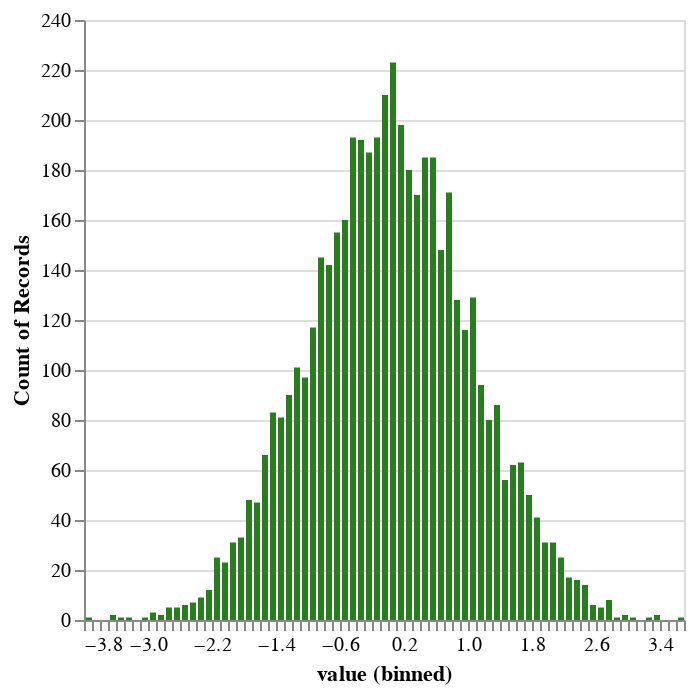

Source (notebook cell):
### Code cell
# Histograms work better here

normal_values = pd.DataFrame({"value": n.rvs(5000)})

alt.Chart(normal_values).mark_bar().encode(
    alt.X("value", bin=alt.Bin(maxbins=100)),
    y='count()',
    color=alt.value('#287E1E'),  # Aside: Note US spelling. Also try "hex codes": https://htmlcolorcodes.com/
)

### Figure 1 — Vega-Lite specification as saved in the notebook (floating-point values rounded to 4 significant figures; data arrays with more than 128 entries replaced by an {"elided": "..."} marker saying what was removed)
{"config": {"view": {"continuousWidth": 300, "continuousHeight": 300}}, "data": {"name": "data-aec8a8079ec3488fc6a1ed4f9886eb94"}, "mark": {"type": "bar"}, "encoding": {"color": {"value": "#287E1E"}, "x": {"bin": {"maxbins": 100}, "field": "value", "type": "quantitative"}, "y": {"aggregate": "count", "type": "quantitative"}}, "$schema": "https://vega.github.io/schema/vega-lite/v5.17.0.json", "datasets": {"data-aec8a8079ec3488fc6a1ed4f9886eb94": {"elided": "5000 records"}}}
